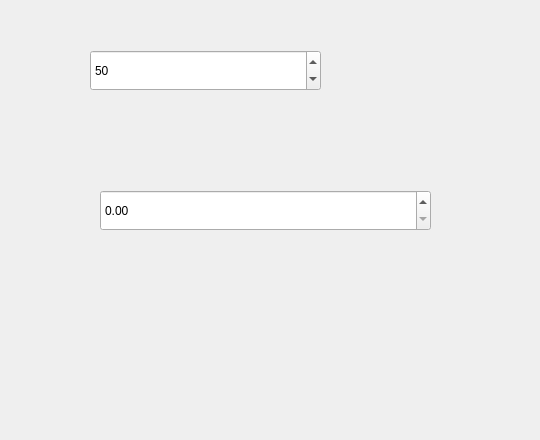
<?xml version="1.0" encoding="UTF-8"?>
<ui version="4.0">
 <class>Widget</class>
 <widget class="QWidget" name="Widget">
  <property name="geometry">
   <rect>
    <x>0</x>
    <y>0</y>
    <width>540</width>
    <height>440</height>
   </rect>
  </property>
  <property name="windowTitle">
   <string>Widget</string>
  </property>
  <widget class="QSpinBox" name="spinBox">
   <property name="geometry">
    <rect>
     <x>90</x>
     <y>50</y>
     <width>231</width>
     <height>41</height>
    </rect>
   </property>
   <property name="suffix">
    <string/>
   </property>
   <property name="prefix">
    <string/>
   </property>
   <property name="singleStep">
    <number>1</number>
   </property>
   <property name="value">
    <number>50</number>
   </property>
  </widget>
  <widget class="QDoubleSpinBox" name="doubleSpinBox">
   <property name="geometry">
    <rect>
     <x>100</x>
     <y>190</y>
     <width>331</width>
     <height>41</height>
    </rect>
   </property>
  </widget>
 </widget>
 <layoutdefault spacing="6" margin="11"/>
 <resources/>
 <connections/>
</ui>
